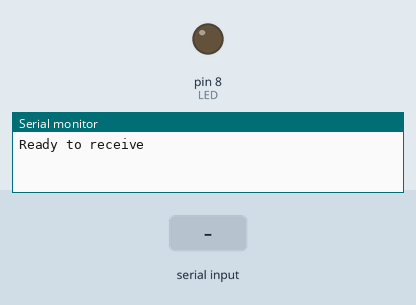
Simulated run of this sketch. Board: Arduino Uno, built with avr-gcc and run on an emulated ATmega328P. On the bench: output pins drawn as LEDs (lit = HIGH), the last lines printed to the serial monitor. Inputs (shaded band) come from the test bench.

Above: at 1.7 s.
1.8 s: "H" received over the second serial link
At 2.5 s:
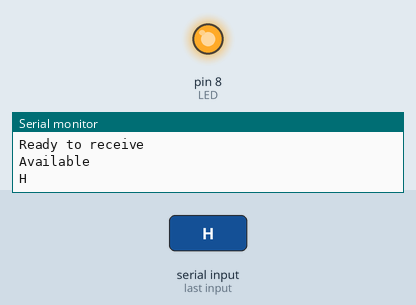
4.3 s: "1" received over the second serial link
Timing chart, 0 to 7.3 s (numbered marks = the images above; inputs shaded):
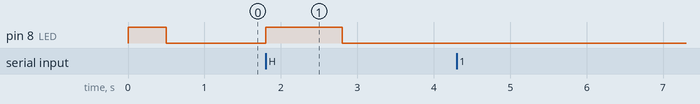

The sketch:

arduino_reciever.ino
```cpp
#include <SoftwareSerial.h>

#define HC_RX 2
#define HC_TX 3
#define HC_SET 4
#define LED 8

SoftwareSerial radioSerial(HC_TX, HC_RX); // Arduino RX, TX

void setup() {
  pinMode(LED, OUTPUT);
  Serial.begin(9600);
  Serial.println("Ready to receive");
  radioSerial.begin(1200);
  digitalWrite(LED, HIGH);   // turn the LED on (HIGH is the voltage level)
  delay(500);                       // wait for a second
  digitalWrite(LED, LOW);    // turn the LED off by making the voltage LOW
}

void loop(){
  if (radioSerial.available()){
    Serial.println("Available");

    char msg = radioSerial.read();
    Serial.println(msg);
    if(msg == 'H'){
      digitalWrite(LED, HIGH);   // turn the LED on (HIGH is the voltage level)
      delay(1000);                       // wait for a second
      digitalWrite(LED, LOW);    // turn the LED off by making the voltage LOW
    }
  }
}
```

Measured:
- after the input at 1.8 s, pin 8 (LED): LOW → HIGH at once, → LOW 1.0 s later
